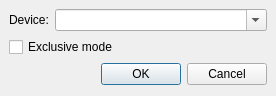
<?xml version="1.0" encoding="UTF-8"?>
<ui version="4.0">
 <class>WASAPISettingsDialog</class>
 <widget class="QDialog" name="WASAPISettingsDialog">
  <property name="geometry">
   <rect>
    <x>0</x>
    <y>0</y>
    <width>276</width>
    <height>96</height>
   </rect>
  </property>
  <property name="windowTitle">
   <string>WASAPI Plugin Settings</string>
  </property>
  <layout class="QGridLayout">
   <property name="leftMargin">
    <number>9</number>
   </property>
   <property name="topMargin">
    <number>9</number>
   </property>
   <property name="rightMargin">
    <number>9</number>
   </property>
   <property name="bottomMargin">
    <number>9</number>
   </property>
   <property name="spacing">
    <number>6</number>
   </property>
   <item row="2" column="0" colspan="3">
    <widget class="QDialogButtonBox" name="buttonBox">
     <property name="standardButtons">
      <set>QDialogButtonBox::Cancel|QDialogButtonBox::Ok</set>
     </property>
    </widget>
   </item>
   <item row="0" column="1" colspan="2">
    <widget class="QComboBox" name="deviceComboBox">
     <property name="sizePolicy">
      <sizepolicy hsizetype="Expanding" vsizetype="Fixed">
       <horstretch>0</horstretch>
       <verstretch>0</verstretch>
      </sizepolicy>
     </property>
     <property name="editable">
      <bool>true</bool>
     </property>
    </widget>
   </item>
   <item row="0" column="0">
    <widget class="QLabel" name="label">
     <property name="sizePolicy">
      <sizepolicy hsizetype="Maximum" vsizetype="Preferred">
       <horstretch>0</horstretch>
       <verstretch>0</verstretch>
      </sizepolicy>
     </property>
     <property name="text">
      <string>Device:</string>
     </property>
    </widget>
   </item>
   <item row="1" column="0" colspan="3">
    <widget class="QCheckBox" name="exclusiveModeCheckBox">
     <property name="text">
      <string>Exclusive mode</string>
     </property>
    </widget>
   </item>
  </layout>
 </widget>
 <resources/>
 <connections>
  <connection>
   <sender>buttonBox</sender>
   <signal>accepted()</signal>
   <receiver>WASAPISettingsDialog</receiver>
   <slot>accept()</slot>
   <hints>
    <hint type="sourcelabel">
     <x>179</x>
     <y>51</y>
    </hint>
    <hint type="destinationlabel">
     <x>274</x>
     <y>2</y>
    </hint>
   </hints>
  </connection>
  <connection>
   <sender>buttonBox</sender>
   <signal>rejected()</signal>
   <receiver>WASAPISettingsDialog</receiver>
   <slot>reject()</slot>
   <hints>
    <hint type="sourcelabel">
     <x>231</x>
     <y>46</y>
    </hint>
    <hint type="destinationlabel">
     <x>271</x>
     <y>44</y>
    </hint>
   </hints>
  </connection>
 </connections>
</ui>
